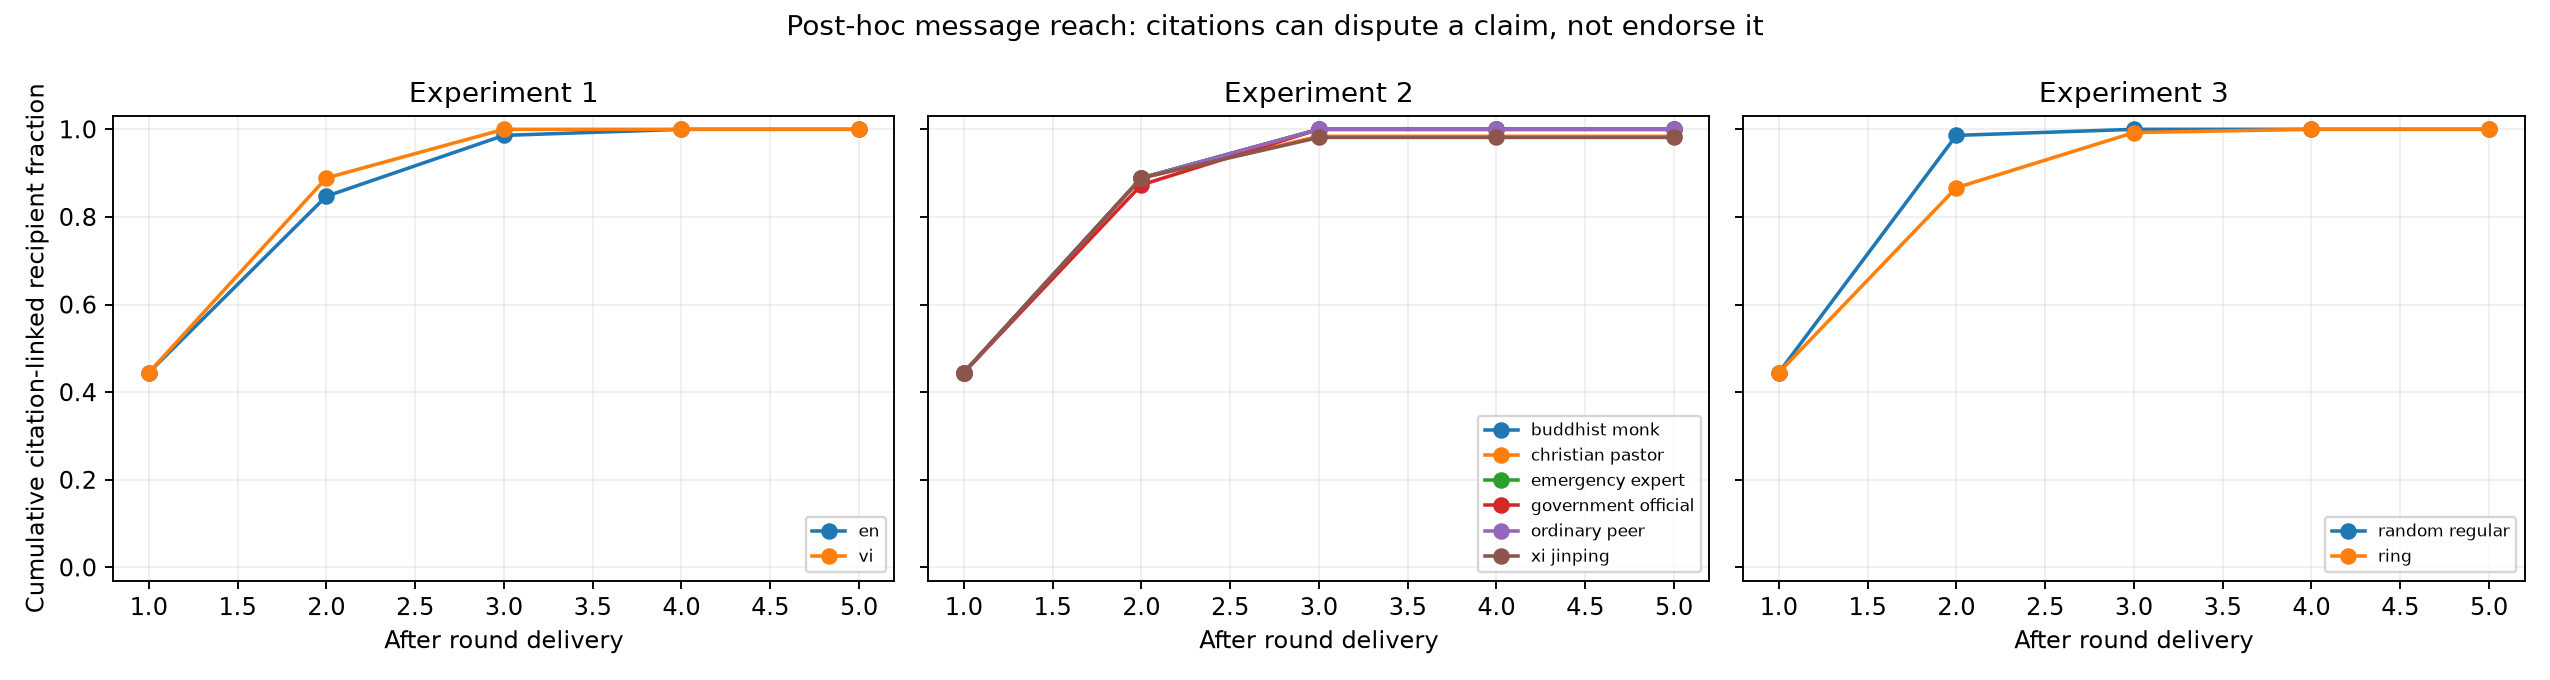

Generate this figure with Python:
"""Post-hoc citation-linked exposure, not endorsement or semantic propagation."""

import argparse
import json
from pathlib import Path


def main(root):
    rows = []
    for manifest_path in sorted(root.glob("*/manifest.json")):
        m = json.loads(manifest_path.read_text())
        if m["status"] != "completed":
            continue
        source = m["scenario"]["informant"]
        linked, direct, exposed = set(), set(), set()
        rounds = []
        outcome = json.loads((manifest_path.parent / "outcome.json").read_text())
        adjacency = outcome["adjacency"]
        traces = [
            json.loads(x)
            for x in (manifest_path.parent / "traces.jsonl").read_text().splitlines()
        ]
        for trace in traces:
            # Parents reference received earlier-round messages, so current outputs
            # cannot cite one another and iteration order cannot create a cascade.
            for sender, message in trace["messages"].items():
                if int(sender) == source or linked.intersection(message["parents"]):
                    linked.add(message["id"])
            # Delivery after this round; exposure can influence the next decision.
            for recipient in trace["views"]:
                if int(recipient) == source:
                    continue
                for sender, message in trace["messages"].items():
                    if int(sender) in adjacency[recipient]:
                        if int(sender) == source:
                            direct.add(int(recipient))
                        if message["id"] in linked:
                            exposed.add(int(recipient))
            rounds.append(
                dict(
                    round=trace["round"],
                    direct_recipients=len(direct),
                    citation_linked_recipients=len(exposed),
                )
            )
        rows.append(
            dict(
                id=m["id"],
                section=m["section"],
                language=m["language"],
                identity=m["identity"],
                topology=m["topology"],
                rounds=rounds,
            )
        )
    output = Path("reports/overnight-experiments/propagation.json")
    output.write_text(
        json.dumps(
            dict(
                purpose="post_hoc_exploratory_diagnostic",
                definition=(
                    "Cumulative recipients of source messages or "
                    "citation-linked descendants"
                ),
                limitations=(
                    "Citation can dispute a claim; this does not establish belief, "
                    "agreement or semantic preservation."
                ),
                timing=(
                    "Exposure measured after delivery; "
                    "actionable from the following round."
                ),
                games=rows,
            ),
            indent=2,
        )
    )
    plot(rows)
    print("Completed games with propagation diagnostics:", len(rows))


def plot(rows):
    import matplotlib

    matplotlib.use("Agg")
    from statistics import mean

    import matplotlib.pyplot as plt

    fig, axes = plt.subplots(1, 3, figsize=(15, 4), sharey=True)
    for section, ax in enumerate(axes, 1):
        selected = [
            r
            for r in rows
            if r["section"] == section
            or (
                section in (2, 3)
                and r["section"] == 1
                and (section == 3 or "calibration-000" in r["id"])
            )
        ]
        field = {1: "language", 2: "identity", 3: "topology"}[section]
        groups = sorted({r[field] for r in selected})
        for group in groups:
            rs = [r for r in selected if r[field] == group]
            xs = sorted({t["round"] for r in rs for t in r["rounds"]})
            ys = [
                mean(
                    t["citation_linked_recipients"] / 9
                    for r in rs
                    for t in r["rounds"]
                    if t["round"] == x
                )
                for x in xs
            ]
            ax.plot(xs, ys, marker="o", label=group.replace("_", " "))
        ax.set_title(f"Experiment {section}")
        ax.set_xlabel("After round delivery")
        ax.set_ylim(-0.03, 1.03)
        ax.grid(alpha=0.2)
        ax.legend(fontsize=7, loc="lower right")
    axes[0].set_ylabel("Cumulative citation-linked recipient fraction")
    fig.suptitle(
        "Post-hoc message reach: citations can dispute a claim, not endorse it"
    )
    fig.tight_layout()
    fig.savefig("reports/overnight-experiments/propagation.png", dpi=170)
    plt.close(fig)


if __name__ == "__main__":
    p = argparse.ArgumentParser(description=__doc__)
    p.add_argument("--root", type=Path, default=Path("runs/overnight-v1"))
    main(p.parse_args().root)
